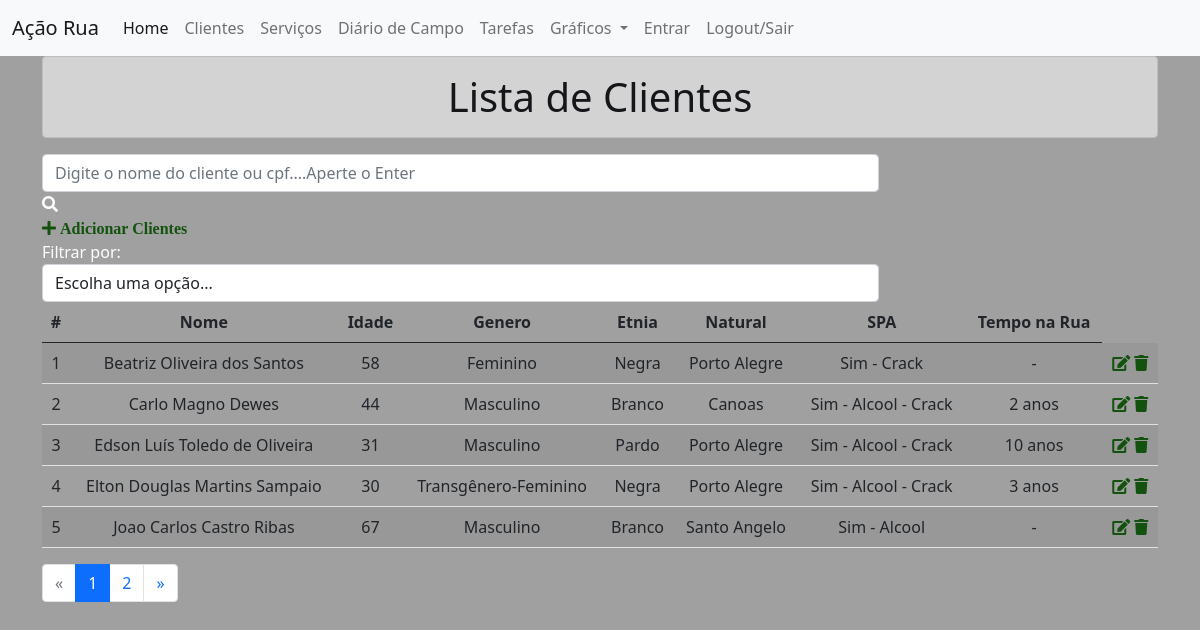
Page /list/ on the committed database.
### clientes/models.py (models this page shows, shortened)
class Clientes(models.Model):
    nome = models.CharField('Nome', max_length=100)
    aniversario = models.DateField('Data de Nascimento')
    idade = models.IntegerField()
    cpf = models.CharField('CPF', max_length=11)
    escolaridade = models.CharField('Escolaridade', max_length=100)
    genero = models.CharField('Genero', max_length=30)
    etnia = models.CharField('Etnia', max_length=50)
    natural = models.CharField('Natural', max_length=100)
    spa = models.CharField('SPA', max_length=100)
    beneficios = models.CharField('Beneficios', max_length=100)
    temporua = models.CharField('Tempo na Rua', max_length=25)
    datacadastro = models.DateField('Data do Cadastro')
    profissional = models.CharField('Profissional', max_length=100)

### clientes/views.py (the view)
# urls.py: path('list/', ListaClientesView.as_view(), name='list'),
class ListaClientesView(ListView):
    models = Clientes
    template_name = 'list.html'
    paginate_by = 5
    ordering = 'id'
    queryset = Clientes.objects.all().order_by()
    context_object_name = 'clientes'
    def get_queryset(self):
        query = self.request.GET.get('q')
        if query:
            return Clientes.objects.filter(
                Q(nome__icontains=query) |
                Q(idade__icontains=query) |
                Q(genero__icontains=query) |
                Q(etnia__icontains=query) |
                Q(spa__icontains=query) |
                Q(temporua__icontains=query)
            )
        else:
            return Clientes.objects.all()

### clientes/templates/list.html (shortened to what this page needs)
{% extends 'base.html' %}
{% load static %}
{% block content %}
<div class="container">
    <h1 class="text-center alert alert-dark">Lista de Clientes</h1>
    <div class="col-9 search-div">
        <form method="GET" id="search-form">
            <input class="form-control" type="text" id="search" name="q"
                   placeholder="Digite o nome do cliente ou cpf....Aperte o Enter"
                   value="{{ request.GET.q }}">
            <i class="fas fa-search"></i>
        </form>
    </div>
    <a id="add-link" href="/addc">
        <div class="col-2 add-div">
            <i class="fas fa-plus"> Adicionar Clientes</i>
        </div>
    </a>
    <div class="col-9 filter-div">
        <span>Filtrar por:</span>
        <select name="filter" id="filter" class="form-control">
            <option value="">Escolha uma opção...</option>
        </select>
    </div>
    <table class="table table-striped" >
        <thead align="center">
        <tr>
            <th scope="col">#</th>
            <th scope="col">Nome</th>
            <th scope="col">Idade</th>
            <th scope="col">Genero</th>
            <th scope="col">Etnia</th>
            <th scope="col">Natural</th>
            <th scope="col">SPA</th>
            <th scope="col">Tempo na Rua</th>
        </tr>
        </thead>
        <tbody align="center">
        {% for clientes in clientes %}
        <tr>
            <td>{{ clientes.id }}</td>
            <td>{{ clientes.nome }}</td>
            <td>{{ clientes.idade }}</td>
            <td>{{ clientes.genero }}</td>
            <td>{{ clientes.etnia }}</td>
            <td>{{ clientes.natural }}</td>
            <td>{{ clientes.spa }}</td>
            <td>{{ clientes.temporua }}</td>
            <td>
                <a href="{% url 'upd_clientes' clientes.pk %}"><span><i class="fas fa-edit"></i></span></a>
                <a href="{% url 'del_clientes' clientes.pk %}"><span><i class="fas fa-trash"></i></span></a>
            </td>
        </tr>
        {% endfor %}
        </tbody>
    </table>
    {% if is_paginated %}
    <nav aria-label="navegacao-paginacao">
        <ul class="pagination">
            {% if page_obj.has_previous %}
            <li class="page-item"><a class="page-link" href="?page={{ page_obj.previous_page_number }}">&laquo;</a></li>
            {% else %}
            <li class="page-item disabled"><a class="page-link" href="#">&laquo;</a></li>
            {% endif %}
            {% for num in paginator.page_range %}
            {% if page_obj.number == num %}
            <li class="page-item active"><a class="page-link" href="#">{{ num }}</a></li>
            {% else %}
            <li class="page-item"><a class="page-link" href="?page={{ num }}">{{ num }}</a></li>
            {% endif %}
            {% endfor %}
            {% if page_obj.has_next %}
            <li class="page-item"><a class="page-link" href="?page={{ page_obj.next_page_number }}">&raquo;</a></li>
            {% else %}
            <li class="page-item disabled"><a class="page-link" href="#">&raquo;</a></li>
            {% endif %}
        </ul>
    </nav>
    {% endif %}
</div>
{% endblock %}

### core/static/css/estilos.css (style rules this page uses)
body { background-color: #a0a0a0; color: #ffffff; }
a { text-decoration: none; color: #13520E; }

### rows in the picture
Clientes: id "1", nome "Beatriz Oliveira dos Santos", idade "58", genero "Feminino", etnia "Negra", natural "Porto Alegre", spa "Sim - Crack", temporua "-"
Clientes: id "2", nome "Carlo Magno Dewes", idade "44", genero "Masculino", etnia "Branco", natural "Canoas", spa "Sim - Alcool - Crack", temporua "2 anos"
Clientes: id "3", nome "Edson Luís Toledo de Oliveira", idade "31", genero "Masculino", etnia "Pardo", natural "Porto Alegre", spa "Sim - Alcool - Crack", temporua "10 anos"
Clientes: id "4", nome "Elton Douglas Martins Sampaio", idade "30", genero "Transgênero-Feminino", etnia "Negra", natural "Porto Alegre", spa "Sim - Alcool - Crack", temporua "3 anos"
Clientes: id "5", nome "Joao Carlos Castro Ribas", idade "67", genero "Masculino", etnia "Branco", natural "Santo Angelo", spa "Sim - Alcool", temporua "-"

### other values in the picture
{{ num }} "1"
{{ num }} "2"
